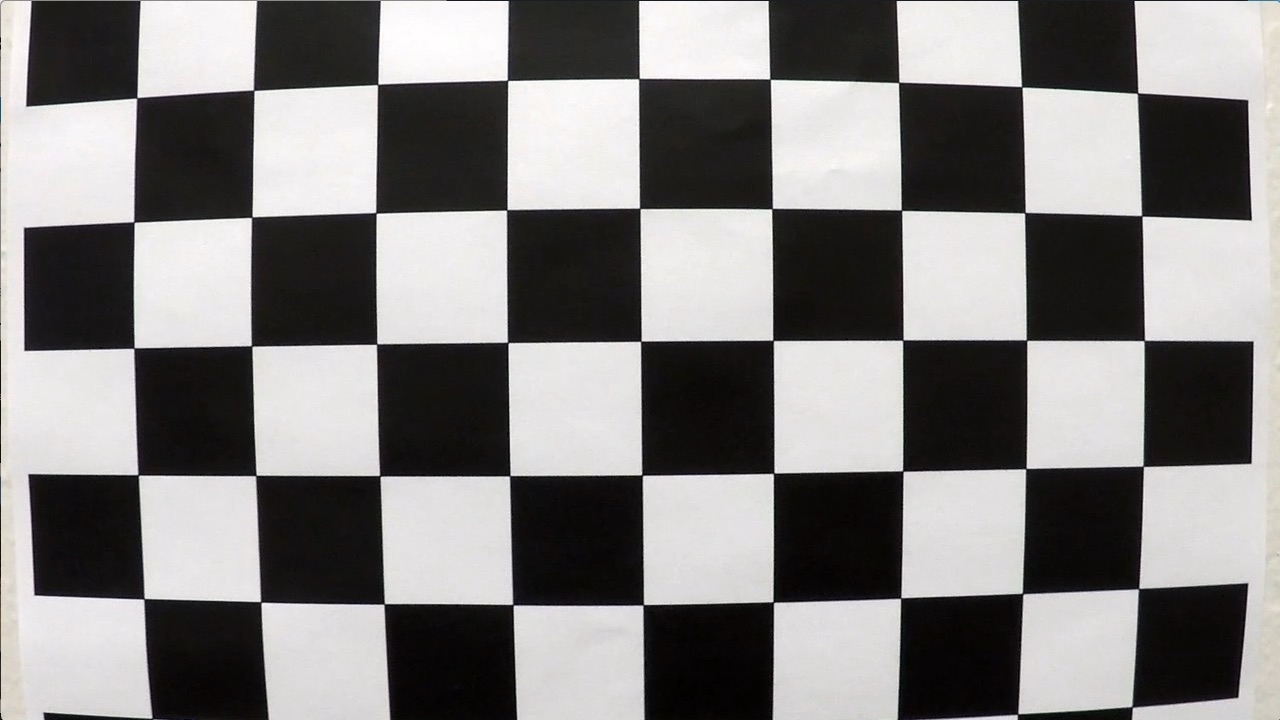
#> input picture camera_cal/calibration1.jpg, 1280 x 720 px
$ python main.py   (older library calls are emulated)
#> lines starting #> are read from the running program, lines starting #| are printed output that depends on the picture; after the words box and inside, x2 and y2 are one past the last pixel; in counts of white or black regions, pixels touching at a corner belong together; pictures that were not available may be replaced by others from this repository, and a replacement may not be noted
### src/camera.py
import numpy as np
import cv2
import glob
import matplotlib.pyplot as plt
import os
import pickle

class Camera(object):
    def __init__(self,nx,ny,calib_folder=None):
        self.nx=nx
        self.ny=ny
        self.calib_folder=calib_folder
        self.objpoints = []
        self.imgpoints = []
        self.mtx=None
        self.dist=None
        self.warpmat=None
        self.unwarpmat=None

    def calibrate(self,debug=False):
        if not self.calib_folder:
            print('Calibration folder not specified. Camera will not be calibrated')
            self.mtx=np.array([[100, 0, 0],[0, 100, 0],[0, 0, 1]])
            #camera matrix with 100px focal length and no off-center correction
            self.dist=np.array([[0.,0.,0.,0.,0.]])
            #distortion coefficients are assumed to be 0 (no distortion)
        else:
            print('Calibrating camera from images in {}'.format(self.calib_folder))
            self.mtx,self.dist=self.get_camera_mat(debug)
            print('Camera calibration complete')

    def get_camera_mat(self,debug=False):
#> called with debug = False
        objp = np.zeros((self.nx*self.ny,3), np.float32)
        objp[:,:2] = np.mgrid[0:self.nx, 0:self.ny].T.reshape(-1,2)
        #objp[:,3] is always 0 because all points lie in a plane

        images = glob.glob(os.path.join(self.calib_folder,'calibration*.jpg'))

        for idx, fname in enumerate(images):
            gray= cv2.imread(fname,0)
#> gray: shape (720, 1280); min 0, max 255, mean 128.9
            # Find the chessboard corners
            ret, corners = cv2.findChessboardCorners(gray, (self.nx,self.ny), None)
#> ret = False; corners = None
            # If found, add object points, image points
            if ret:
                self.objpoints.append(objp)
                self.imgpoints.append(corners)
                if debug:
                    img = cv2.imread(fname,1)
                    cv2.drawChessboardCorners(img, (self.nx,self.ny), corners, ret)
                    cv2.imshow('img', img)
                    cv2.waitKey(500)
            if debug:
                cv2.destroyAllWindows()

        img_size=(gray.shape[1],gray.shape[0])
#> img_size = (1280, 720)
        ret, mtx, dist, rvecs, tvecs = cv2.calibrateCamera(self.objpoints, self.imgpoints, img_size,None,None)
#> ret = 0.644; mtx = [[1057.6, 0, 691.1], [0, 1058.6, 278], [0, 0, 1]]; dist = [[-0.322, 0.709, 0.013, 0.00946, -1.02]]; rvecs = ([0.424, -0.236, 0.0488], [-0.024, 0.4, -0.0295]); tvecs = ([-2.48, 1.1, 17.79], [-17.95, -0.401, 29.17])
#> in calibrate, `self.mtx,self.dist=self.get_camera_mat(debug)`: self.mtx = [[1057.6, 0, 691.1], [0, 1058.6, 278], [0, 0, 1]]; self.dist = [[-0.322, 0.709, 0.013, 0.00946, -1.02]]

        return mtx,dist  #return camera matrix and distortion coefficients

    def undistort_image(self,img):
        if self.mtx is None:
            print('Camera not calibrated!')
            return

        dst = cv2.undistort(img, self.mtx, self.dist)
        return dst

    def setupwarp(self,src,dst):
        self.warpmat = cv2.getPerspectiveTransform(src, dst)
        self.unwarpmat=cv2.getPerspectiveTransform(dst, src)

    def warp_img(self,img):
        if self.warpmat is None:
            print('Warp source and destination points not specified')
            return img
        img_size = (img.shape[1], img.shape[0])
        warped = cv2.warpPerspective(img, self.warpmat, img_size, flags=cv2.INTER_NEAREST)
        return warped

    # [7 lines left out: function unwarp_img, not called in this run]

### src/laneutils.py
import numpy as np
import cv2
import os

def abs_sobel_thresh(gray, orient='x', sobel_kernel=3, thresh=(0, 255)):
    if orient == 'x':
        gradabs = np.abs(cv2.Sobel(gray, cv2.CV_32F, 1, 0, ksize=sobel_kernel))
    else:
        gradabs = np.abs(cv2.Sobel(gray, cv2.CV_32F, 0, 1, ksize=sobel_kernel))

    gradmagscaled = np.uint8(255.0 * gradabs / np.max(gradabs))
    mask = np.zeros(gray.shape, dtype=np.bool)
    mask[(gradmagscaled >= thresh[0]) & (gradmagscaled <= thresh[1])] = 1
    return mask


def mag_thresh(gray, sobel_kernel=3, mag_t=(0, 255)):
    gradx = cv2.Sobel(gray, cv2.CV_32F, 1, 0, ksize=sobel_kernel)
    grady = cv2.Sobel(gray, cv2.CV_32F, 0, 1, ksize=sobel_kernel)
    gradmag = np.sqrt(gradx * gradx + grady * grady)
    gradmagscaled = np.uint8(255.0 * gradmag / np.max(gradmag))
    # plt.imshow(gradmagscaled,cmap='gray')
    # plt.show()
    mask = np.zeros(gray.shape, dtype=np.bool)
    mask[gradmagscaled >= mag_t[0]] = 1

    return mask


def dir_threshold(gray, sobel_kernel=3, thresh=(0, np.pi / 2)):
    gradx = np.abs(cv2.Sobel(gray, cv2.CV_32F, 1, 0, ksize=sobel_kernel))
    grady = np.abs(cv2.Sobel(gray, cv2.CV_32F, 0, 1, ksize=sobel_kernel))
    gradir = np.arctan2(grady, gradx)
    mask = np.zeros(gray.shape, dtype=np.bool)
    mask[(gradir >= thresh[0]) & (gradir <= thresh[1])] = 1
    return mask

def findanddraw(warped,prev=None,minpoints=500):
    nwindows=9
    margin=100
    lidx,ridx,lpoints,rpoints=candidatepoints(warped,nwindows,margin,50,prev)
    rgb=np.dstack([warped]*3)
    win_height = np.int(warped.shape[0]//nwindows)
    # [9 lines of commented-out code are left out]

    if len(lpoints[1])<minpoints:
        left_fit=prev[0]
    else:
        left_fit =np.polyfit(np.array(lpoints[0]),np.array(lpoints[1]),2)

    if len(rpoints[1])<minpoints:
        right_fit=prev[1]
    else:
        right_fit=np.polyfit(np.array(rpoints[0]),np.array(rpoints[1]),2)

    if prev is not None:
        for idx in range(3):
            left_fit[idx]=0.05*left_fit[idx]+0.95*prev[0][idx]
            right_fit[idx]=0.05*right_fit[idx]+0.95*prev[1][idx]
            #smooth out values from previous frames

    ploty = np.arange(warped.shape[0])#np.linspace(0, warped.shape[0]-1, warped.shape[0])
    left_fitx = left_fit[0]*ploty**2 + left_fit[1]*ploty + left_fit[2]
    right_fitx = right_fit[0]*ploty**2 + right_fit[1]*ploty + right_fit[2]
    left_fitx=np.minimum(np.array(left_fitx,dtype=np.int32),1279)
    right_fitx=np.minimum(np.array(right_fitx,dtype=np.int32),1279)
    Al,Bl,Cl=left_fit
    Ar,Br,Cr=right_fit

    leftxcenter =(Al*ploty**2+Bl*ploty+Cl).astype(np.int32)
    rightxcenter=(Ar*ploty**2+Br*ploty+Cr).astype(np.int32)
    ldesx=leftxcenter[:,None]
    truex=np.arange(warped.shape[1])[None,:]
    lmask=(ldesx-truex)<0
    rdesx=rightxcenter[:,None]
    rmask=(rdesx-truex)>0
    mask=np.bitwise_and(lmask,rmask)
    rgb[mask]=[0,255,0]
    #rgb[mask]=[0,255,0]
    mx=30.0/720
    my=3.7/700

    A,B,C=(Al+Ar)/2,(Bl+Br)/2,(Cl+Cr)/2
    A=(mx/my**2)*A
    B=(mx/my)*B
    roc=(1+(2*A*30.0+B)**2)**(1.5)/(2*abs(A))
    lane_mid=((Al*720**2+Bl*720+Cl)+(Ar*720**2+Br*720+Cr))/2
    image_mid=640
    distance=abs(image_mid-lane_mid)*my
    return rgb, (left_fit,right_fit),roc,distance #(lidx[0],ridx[0])

def candidatepoints(warpedimg,nwindows=9,margin=100,minpix=50, prev=None):
    """
    warpedimg: binary warped image for current frame
    nwindows: number of windows
    margin: max horizontal width of a window
    minpix: minimum number of pixels to update window positions
    prev: leftx and rightx positions of lowermost window in previous frame
    """
    win_height = np.int(warpedimg.shape[0]//nwindows)
    left_lane_inds = []
    right_lane_inds = []
    lpoints=[[],[]]
    rpoints=[[],[]]
    if prev is None:
        first=True
    else:#this branch will be used most of the time
        first=False
        Al,Bl,Cl=prev[0]
        Ar,Br,Cr=prev[1]
        ploty = np.arange(warpedimg.shape[0])#np.linspace(0, warped.shape[0]-1, warped.shape[0])
        leftxcenter =(Al*ploty**2+Bl*ploty+Cl).astype(np.int32)
        rightxcenter=(Ar*ploty**2+Br*ploty+Cr).astype(np.int32)
        ldesx=leftxcenter[:,None]
        truex=np.arange(warpedimg.shape[1])[None,:]
        lmask=abs(ldesx-truex)<margin//2
        rdesx=rightxcenter[:,None]
        rmask=abs(rdesx-truex)<margin//2
        #cv2.imwrite('rmask.jpg',255*rmask.astype(np.uint8))
        lregion=np.bitwise_and(warpedimg,255*lmask.astype(np.uint8))
        rregion=np.bitwise_and(warpedimg,255*rmask.astype(np.uint8))
        #cv2.imwrite('lregion.jpg',lregion)
        lnz=lregion.nonzero()
        rnz=rregion.nonzero()
        return None,None,lnz,rnz

    for win in range(nwindows,0,-1):
        if first: #used only for first window of first frame
            window=warpedimg[warpedimg.shape[0]//2:,:]
            leftx_current,rightx_current = findbase(window)
            left_lane_inds.append(leftx_current)
            right_lane_inds.append(leftx_current+625)
            first=False
            continue

        #this branch will be used for 2nd to nth window of first frame
        ymin=(win-1)*win_height
        ymax=win*win_height
        window=warpedimg[ymin:ymax,:]
        lxmin,lxmax = (leftx_current-margin//2,leftx_current+margin//2)
        rxmin,rxmax=(rightx_current-margin//2,rightx_current+margin//2)

        lwindow=window[:,lxmin:lxmax]
        rwindow=window[:,rxmin:rxmax]

        lnz=lwindow.nonzero()
        rnz=rwindow.nonzero()

        lnonzerox = lxmin+np.array(lnz[1])
        lnonzeroy = ymin+np.array(lnz[0])
        rnonzerox = rxmin+np.array(rnz[1])
        rnonzeroy = ymin+np.array(rnz[0])

        if lnonzerox.shape[0]>=minpix:
            leftx_current = lnonzerox.mean(dtype=np.int)
        if rnonzerox.shape[0]>=minpix:
            rightx_current =rnonzerox.mean(dtype=np.int)

        left_lane_inds.append(leftx_current)
        right_lane_inds.append(leftx_current+625)

        lpoints[0].extend(list(lnonzeroy))
        lpoints[1].extend(list(lnonzerox))
        rpoints[0].extend(list(rnonzeroy))
        rpoints[1].extend(list(rnonzerox))

    return left_lane_inds,right_lane_inds,lpoints,rpoints

def findbase(window,noise_level=0):
    histogram=np.sum(window,axis=0)
    midpoint = np.int(histogram.shape[0]//2)
    leftx_base = np.argmax(histogram[:midpoint])
    rightx_base = np.argmax(histogram[midpoint:]) + midpoint
    return leftx_base,rightx_base

def get_dst(src,dstname,scale=(1,1)):
    fps=src.get(cv2.CAP_PROP_FPS)
    fourcc=int(src.get(cv2.CAP_PROP_FOURCC))
    size=(scale[0]*int(src.get(cv2.CAP_PROP_FRAME_WIDTH)),scale[1]*int(src.get(cv2.CAP_PROP_FRAME_HEIGHT)))
    if os.path.exists(dstname):
        os.remove(dstname) #opencv won't write if file already exists
    dst=cv2.VideoWriter(dstname,fourcc,fps,size)
    return dst

### src/main.py
import cv2
import glob
import numpy as np
from camera import Camera
import laneutils as lut

cam = Camera(nx=9, ny=6, calib_folder='../camera_cal/')
cam.calibrate()

warpsrc=np.float32([[584, 460],[202, 720],[1128, 720],[695, 460]])
warpdst=np.float32([[320, 0],[320, 720],[960, 720],[960, 0]])
cam.setupwarp(warpsrc, warpdst)

src=cv2.VideoCapture('../project_video.mp4')
dst=lut.get_dst(src,'../viz_average.mp4',(1,1))

ret,img=src.read()
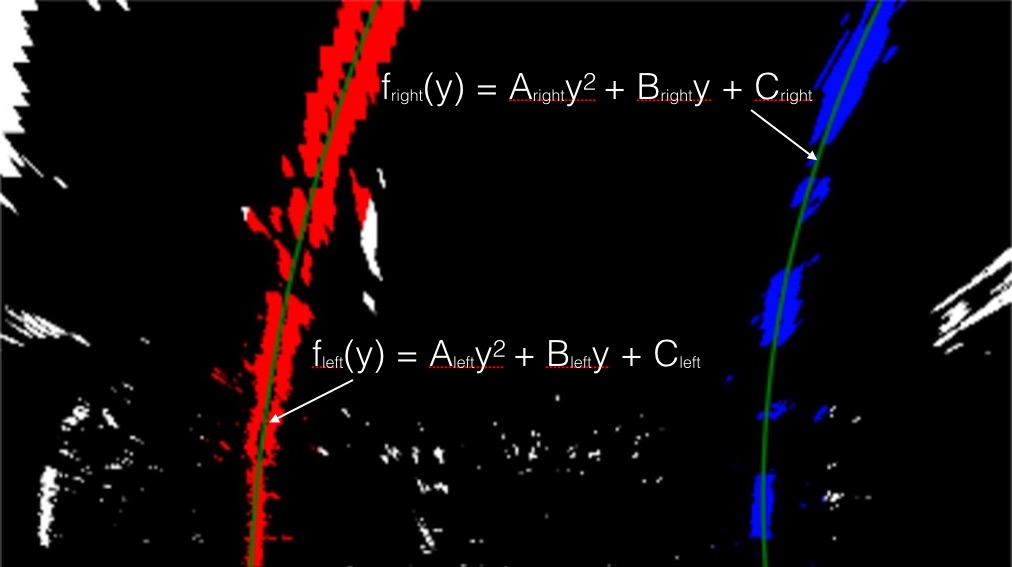
#> input picture examples/color_fit_lines.jpg, 1012 x 567 px, given in place of project_video.mp4, which was not available
#> img is the input picture: shape (567, 1012, 3); mean B, G, R 11.4, 8.2, 15.7
prev=None
#test_images = ['../test_images/straight_lines1.jpg']#glob.glob('../test_images/*.jpg')
#newname = lambda n,app: n[:n.rfind('.')] + '_{}.jpg'.format(app)
while ret:
    #for path in test_images:
    #img=cv2.imread(path,1)
    undist = cam.undistort_image(img)
#> in undistort_image, `dst = cv2.undistort(img, self.mtx, self.dist)`:
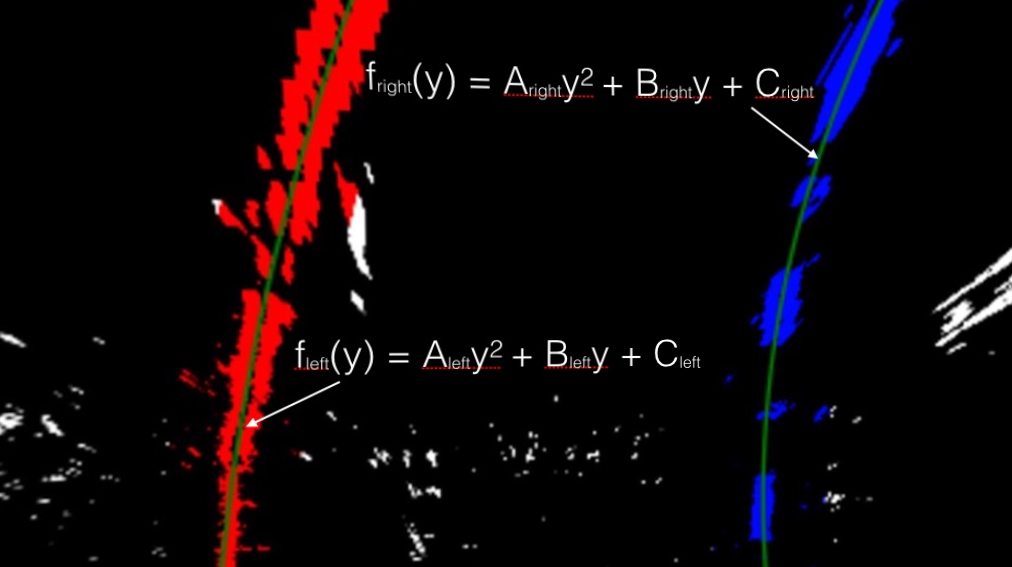
#> dst: shape (567, 1012, 3); mean B, G, R 8.9, 5.7, 14.1

    hls = cv2.cvtColor(undist, cv2.COLOR_BGR2HLS)
#> hls: shape (567, 1012, 3); mean of channels 0, 1, 2 17.4, 11.6, 40.6
    s_channel = hls[..., -1]
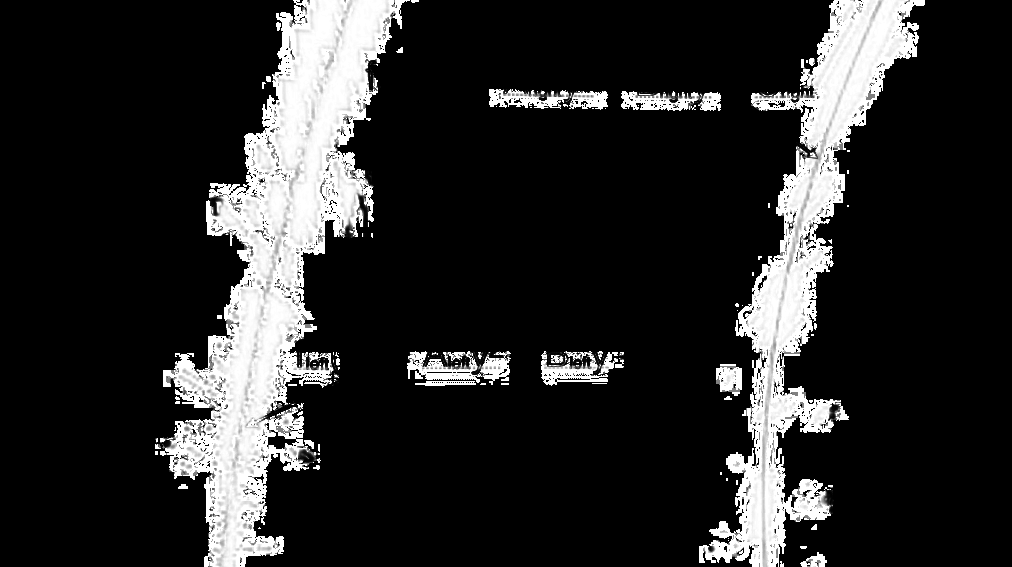
#> s_channel: shape (567, 1012); min 0, max 255, mean 40.6
    ksize = 5  # Choose a larger odd number to smooth gradient measurements
    gradx = lut.abs_sobel_thresh(
        s_channel, orient='x', sobel_kernel=ksize, thresh=(50, 150))
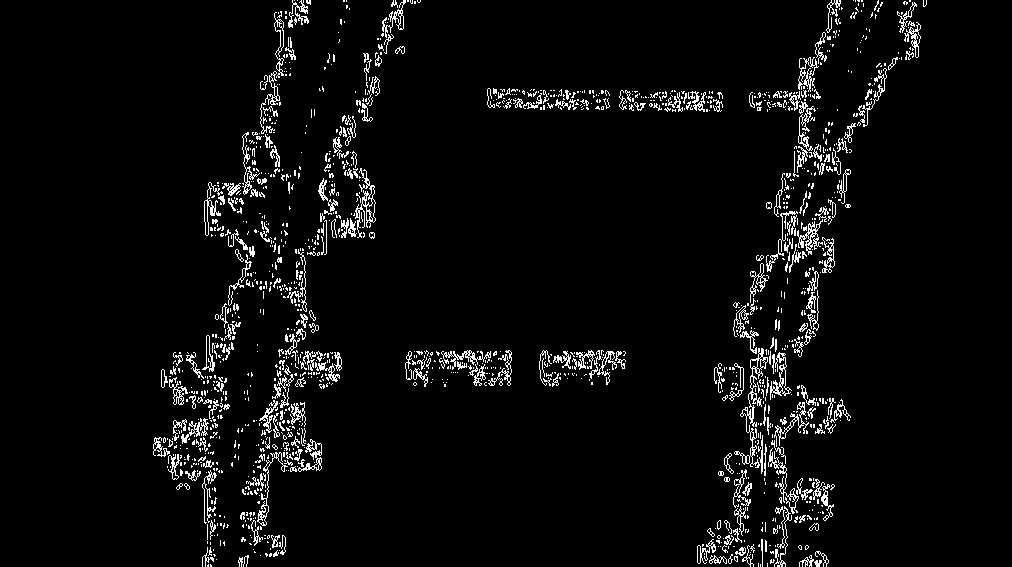
#> gradx: shape (567, 1012) bool; 4.4% white in thin lines or dots, all inside (x1, y1, x2, y2) = (153, 0, 927, 567)
    grady = lut.abs_sobel_thresh(
        s_channel, orient='y', sobel_kernel=ksize, thresh=(50, 150))
#> grady: shape (567, 1012) bool; 4.1% white in thin lines or dots, all inside (x1, y1, x2, y2) = (154, 1, 926, 566)
    mag_binary = lut.mag_thresh(s_channel, sobel_kernel=ksize, mag_t=(50, 150))
#> in mag_thresh, `grady = cv2.Sobel(gray, cv2.CV_32F, 0, 1, ksize=sobel_kernel)`:
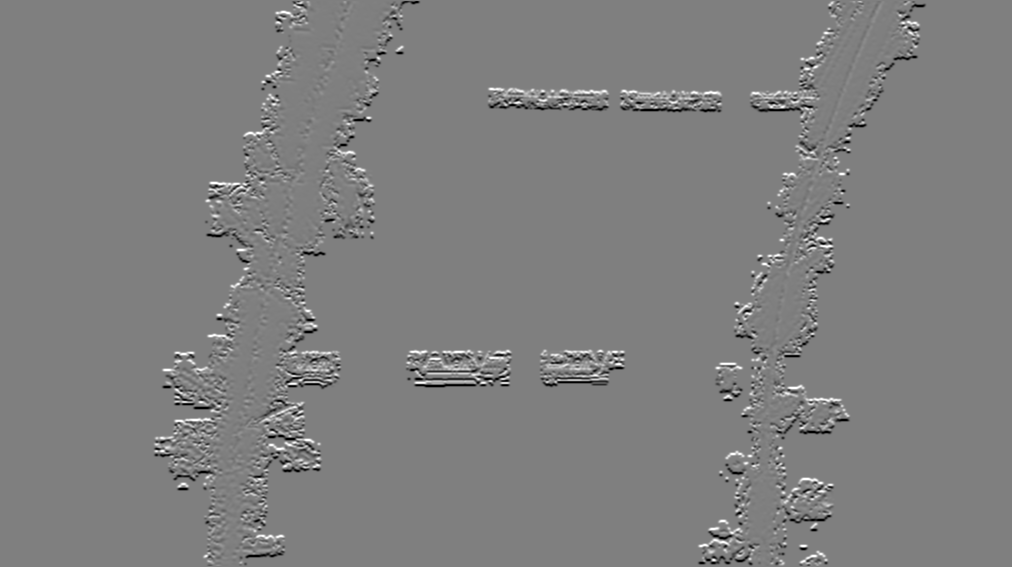
#> grady: shape (567, 1012) float32; min -12240, max 12240, mean -6.4; drawn with min black and max white
#> mag_binary: shape (567, 1012) bool; 8.5% white; 341 white regions (264 under 20 px), largest, box (x1, y1, x2, y2) and area: (240, 0, 421, 567) 10216, (153, 0, 309, 567) 8519, (767, 0, 927, 567) 8004
    dir_binary = lut.dir_threshold(
        s_channel, sobel_kernel=ksize, thresh=(0.7, 1.3))
#> in dir_threshold, `gradir = np.arctan2(grady, gradx)`:
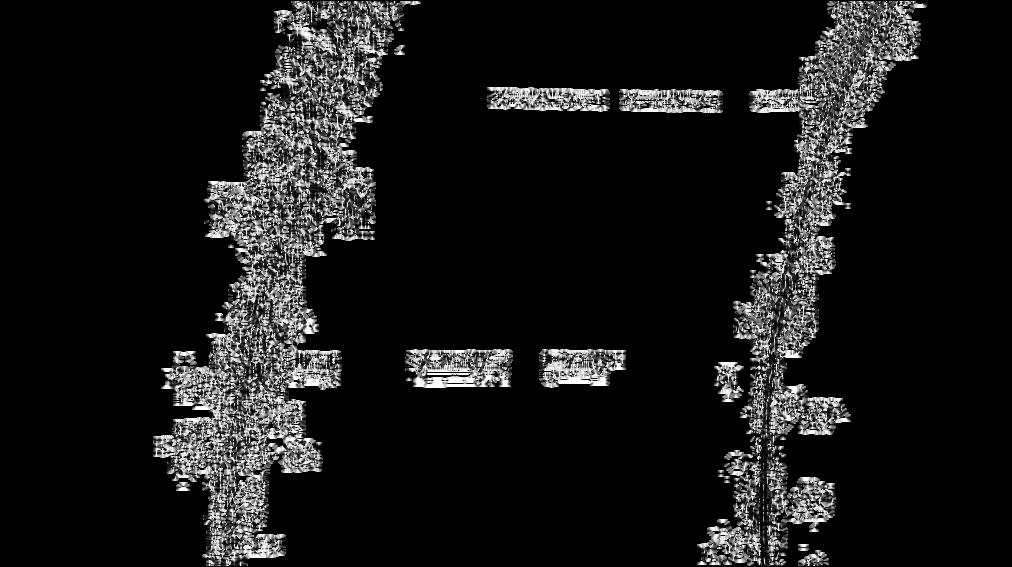
#> gradir: shape (567, 1012) float32; min 0, max 1.57, mean 0.145; drawn with min black and max white
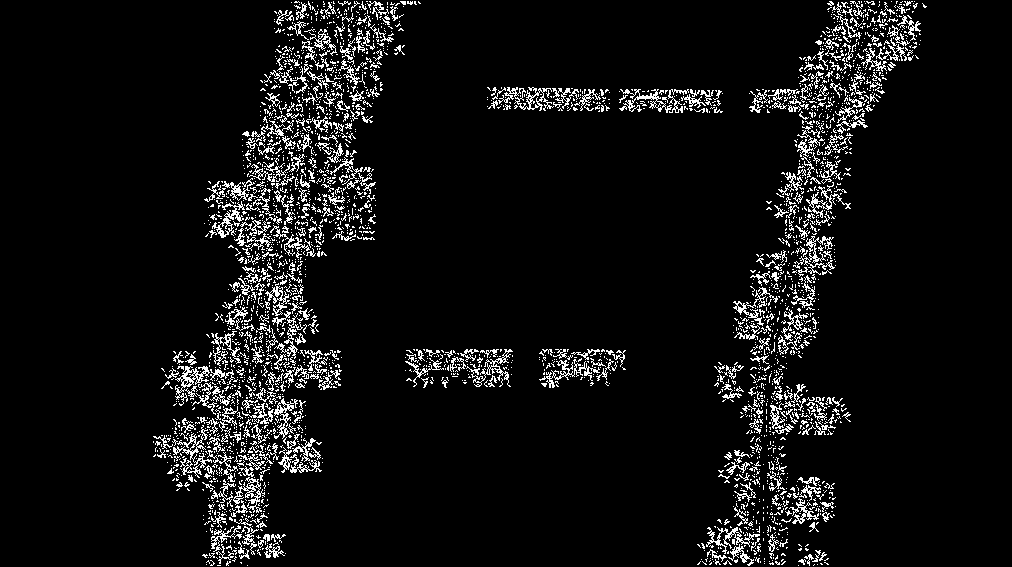
#> dir_binary: shape (567, 1012) bool; 6.7% white in thin lines or dots, all inside (x1, y1, x2, y2) = (153, 1, 927, 566)

    combined = np.zeros(dir_binary.shape, dtype=np.uint8)
    combined[(gradx & grady) | (mag_binary & dir_binary)] = 255
    warped = cam.warp_img(combined)
    #cv2.imwrite(newname(path,'original'),img)
    #cv2.imwrite(newname(path,'warp'),cam.warp_img(img))
    #quit()
    lane_mask,prev,roc,dist=lut.findanddraw(warped,prev)
#> (the run stopped early here; a loop or call above may not have finished)
